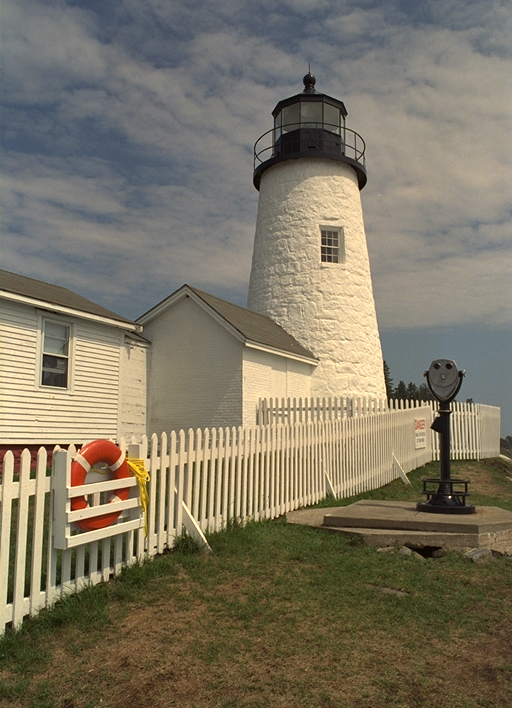
#> input picture TDSC/data/i1.png, 512 x 708 px
$ jupyter execute --allow-errors P1.ipynb
#> lines starting #> are read from the running program, lines starting #| are printed output that depends on the picture
1. AUDIO

[cell 1]
import scipy.io.wavfile as wav
import sounddevice as sd
import matplotlib.pyplot as plt
import numpy as np


filename_v1 = "../data/v1.wav"

#> (the rest of this cell did not finish here and is left out)

[cell 2]
filename_vt1 = "../data/clarinete.wav"

#> (the rest of this cell did not finish here and is left out)

2. IMAGES

[cell 3]
# read the image file
image1 = "../data/i1.png"

# number of rows and columns in x and the number of channels
rows, cols, channels = plt.imread(image1).shape
#> rows = 708; cols = 512; channels = 3
print("rows = ", rows)
#| rows =  708
print("cols = ", cols)
#| cols =  512
print("channels = ", channels)
#| channels =  3

# bits per pixel
bits_per_pixel = 8 * plt.imread(image1).dtype.itemsize
#> bits_per_pixel = 32
print("bits_per_pixel = ", bits_per_pixel)
#| bits_per_pixel =  32

############

import matplotlib.image as mpimg
from skimage import io

# Leer la imagen i1.png
img_i1 = mpimg.imread("../data/i1.png")  # Regresa un array NumPy
#> img_i1 is the input picture: shape (708, 512, 3) float32; mean R, G, B 0.491, 0.461, 0.39
print("===== Imagen i1.png =====")
print(f"Forma (rows, cols, channels): {img_i1.shape}")
#| Forma (rows, cols, channels): (708, 512, 3)

num_filas, num_cols, num_componentes = img_i1.shape
#> num_filas = 708; num_cols = 512; num_componentes = 3
print(f"Número de filas: {num_filas}")
#| Número de filas: 708
print(f"Número de columnas: {num_cols}")
#| Número de columnas: 512
print(f"Número de componentes (RGB): {num_componentes}")
#| Número de componentes (RGB): 3

# En general, si es PNG de 8 bits por canal, cada componente es uint8 en [0..255].
print(f"Dtype de la imagen: {img_i1.dtype}")
#| Dtype de la imagen: float32

# Tasa binaria en bits/píxel = 8 bits * 3 canales = 24 bits/píxel (asumiendo 8 bits por canal)
bits_por_pixel = 8 * num_componentes
#> bits_por_pixel = 24
print(f"Bits/píxel (teórico): {bits_por_pixel}")
#| Bits/píxel (teórico): 24

# Visualizamos la imagen
plt.figure()
plt.imshow(img_i1)
plt.title("Imagen RGB original (i1.png)")
plt.axis("off")
plt.show()

# Asumiendo que img_i1 es un array de forma (filas, cols, 3)
R = img_i1[:, :, 0]
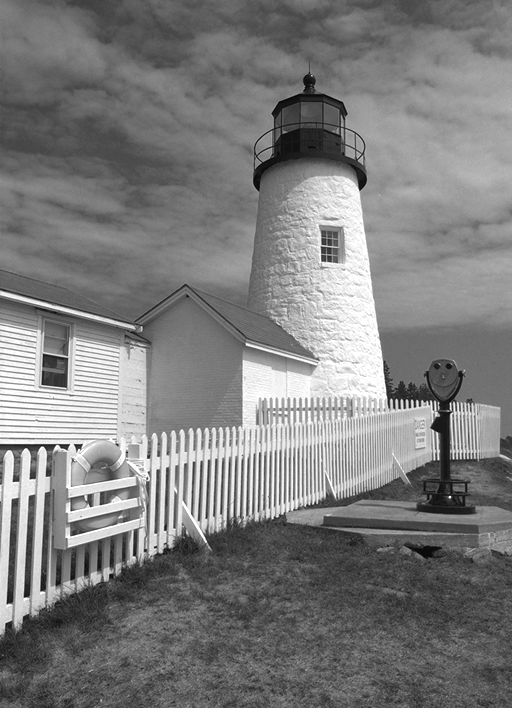
#> R: shape (708, 512) float32; min 0, max 1, mean 0.491
G = img_i1[:, :, 1]
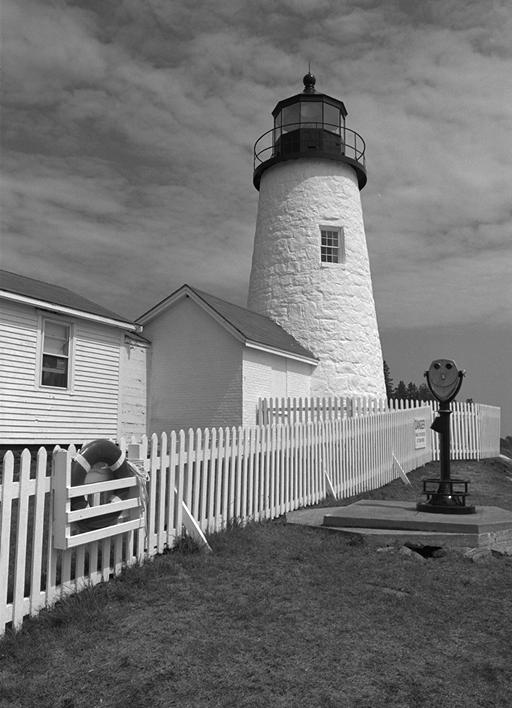
#> G: shape (708, 512) float32; min 0, max 1, mean 0.461
B = img_i1[:, :, 2]
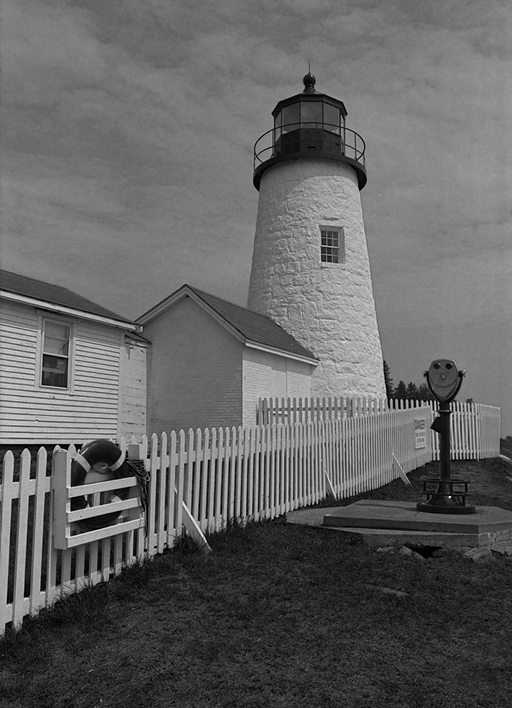
#> B: shape (708, 512) float32; min 0, max 1, mean 0.39

plt.figure(figsize=(12, 4))

plt.subplot(1, 3, 1)
plt.imshow(R, cmap="gray")
plt.title("Canal R")
plt.axis("off")

plt.subplot(1, 3, 2)
plt.imshow(G, cmap="gray")
plt.title("Canal G")
plt.axis("off")

plt.subplot(1, 3, 3)
plt.imshow(B, cmap="gray")
plt.title("Canal B")
plt.axis("off")

plt.tight_layout()
plt.show()
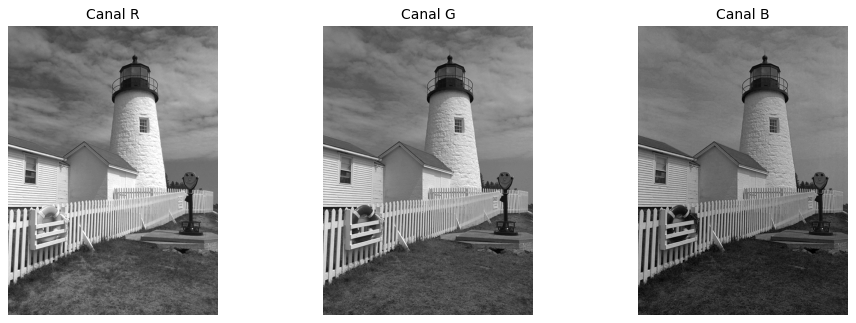
#> figure drawn by matplotlib, 3 panels

# Podemos usar la función de skimage para convertir la imagen a escala de grises
from skimage.color import rgb2gray

img_gray = rgb2gray(img_i1)

plt.figure()
plt.imshow(img_gray, cmap="gray")
plt.title("Imagen en escala de grises")
plt.axis("off")
plt.show()

print(f"Dtype de la imagen en escala de grises: {img_gray.dtype}")
#| Dtype de la imagen en escala de grises: float32

[cell 4]
from skimage.color import rgb2ycbcr

img_ycbcr = rgb2ycbcr(img_i1)  # Devuelve un array float
#> img_ycbcr: shape (708, 512, 3) float32; mean of channels 0, 1, 2 117.2, 118.8, 132.7
Y = img_ycbcr[:, :, 0]
Cb = img_ycbcr[:, :, 1]
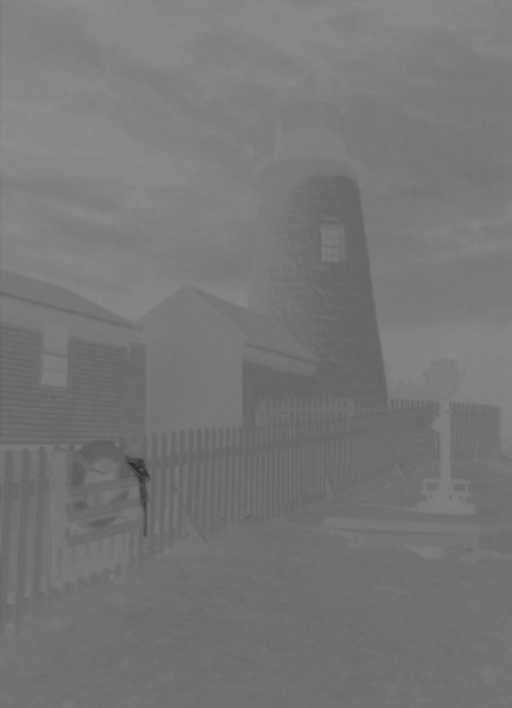
#> Cb: shape (708, 512) float32; min 44.2, max 140.3, mean 118.8
Cr = img_ycbcr[:, :, 2]
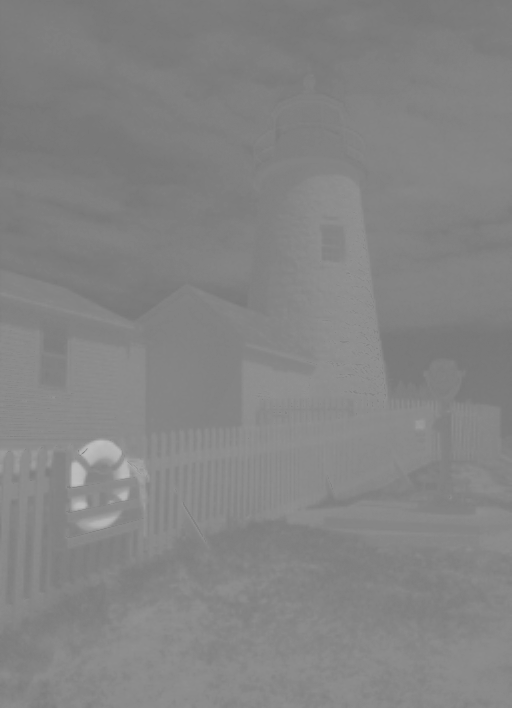
#> Cr: shape (708, 512) float32; min 116.2, max 191.8, mean 132.6

plt.figure(figsize=(12, 4))

plt.subplot(1, 3, 1)
plt.imshow(Y, cmap="gray")
plt.title("Componente Y")

plt.subplot(1, 3, 2)
plt.imshow(Cb, cmap="gray")
plt.title("Componente Cb")

plt.subplot(1, 3, 3)
plt.imshow(Cr, cmap="gray")
plt.title("Componente Cr")

plt.tight_layout()
plt.show()

$ run again, with TDSC/data/i3.png copied over TDSC/data/i1.png
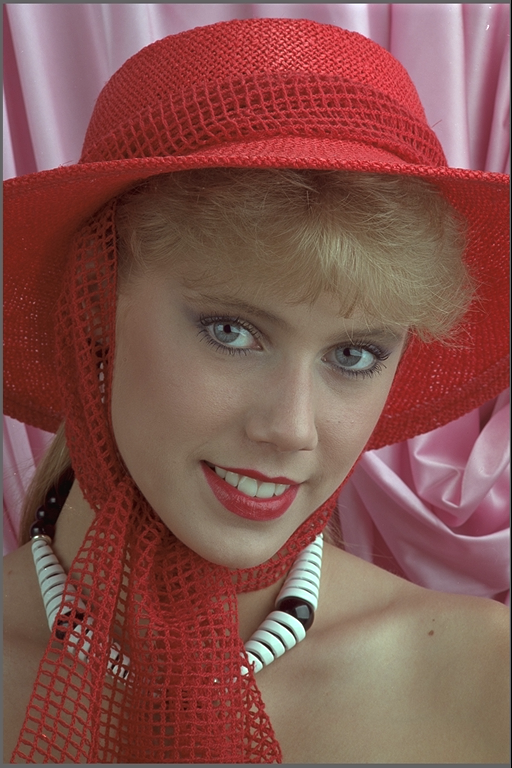
#> input picture TDSC/data/i3.png, 512 x 768 px
#> rows = 768; cols = 512; channels = 3
#| rows =  768
#| cols =  512
#| channels =  3
#> bits_per_pixel = 32
#| bits_per_pixel =  32
#> img_i1 is the input picture: shape (768, 512, 3) float32; mean R, G, B 0.517, 0.33, 0.307
#| Forma (rows, cols, channels): (768, 512, 3)
#| Número de filas: 768
#| Número de columnas: 512
#| Número de componentes (RGB): 3
#| Dtype de la imagen: float32
#| Bits/píxel (teórico): 24
#| Dtype de la imagen en escala de grises: float32
#> img_ycbcr: shape (768, 512, 3) float32; mean of channels 0, 1, 2 99.9, 118.4, 149.4
#> `Cb = img_ycbcr[:, :, 1]`:
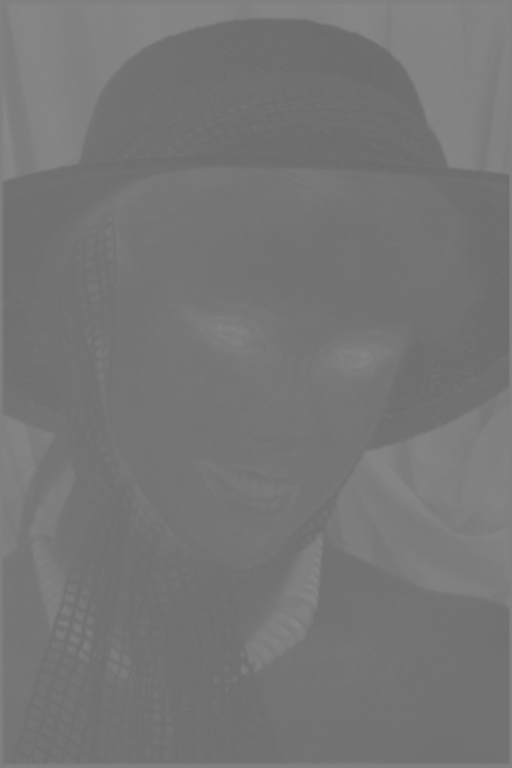
#> Cb: shape (768, 512) float32; min 106.9, max 135.7, mean 118.4
#> `Cr = img_ycbcr[:, :, 2]`:
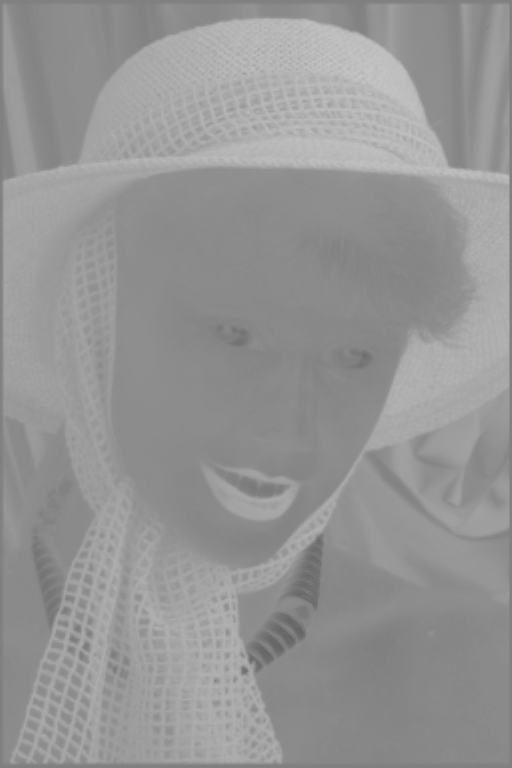
#> Cr: shape (768, 512) float32; min 102.1, max 198.5, mean 149.4

$ run again, with TDSC/data/i4.png copied over TDSC/data/i1.png
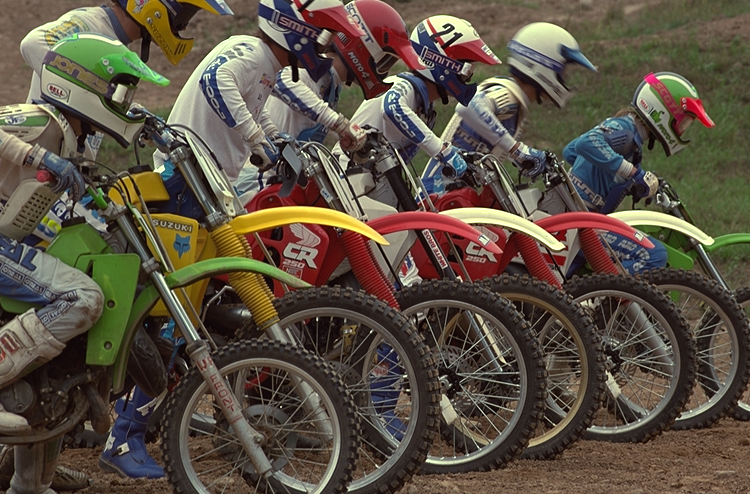
#> input picture TDSC/data/i4.png, 750 x 494 px
#> rows = 494; cols = 750; channels = 3
#| rows =  494
#| cols =  750
#| channels =  3
#> bits_per_pixel = 32
#| bits_per_pixel =  32
#> img_i1 is the input picture: shape (494, 750, 3) float32; mean R, G, B 0.359, 0.318, 0.264
#| Forma (rows, cols, channels): (494, 750, 3)
#| Número de filas: 494
#| Número de columnas: 750
#| Número de componentes (RGB): 3
#| Dtype de la imagen: float32
#| Bits/píxel (teórico): 24
#| Dtype de la imagen en escala de grises: float32
#> img_ycbcr: shape (494, 750, 3) float32; mean of channels 0, 1, 2 86.9, 120.4, 133.6
#> `Y = img_ycbcr[:, :, 0]`:
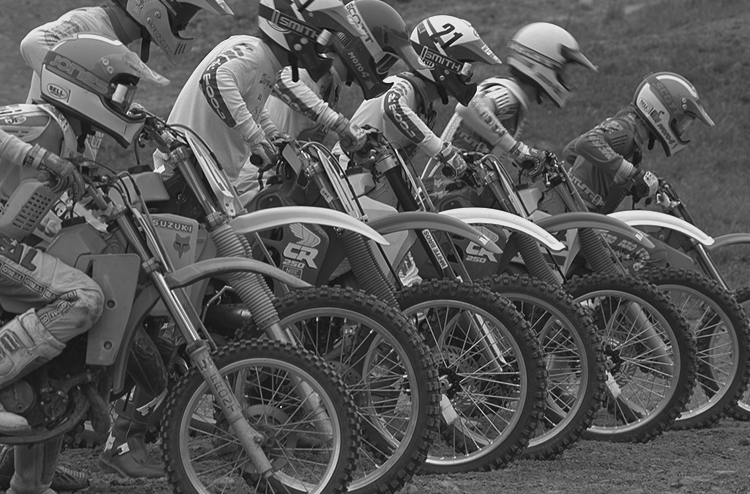
#> Y: shape (494, 750) float32; min 16.26, max 235, mean 86.9
#> `Cr = img_ycbcr[:, :, 2]`:
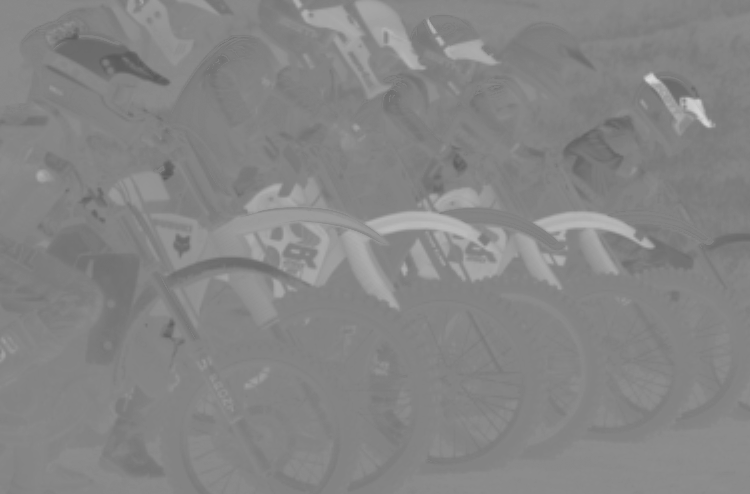
#> Cr: shape (494, 750) float32; min 90.05, max 217.2, mean 133.6
